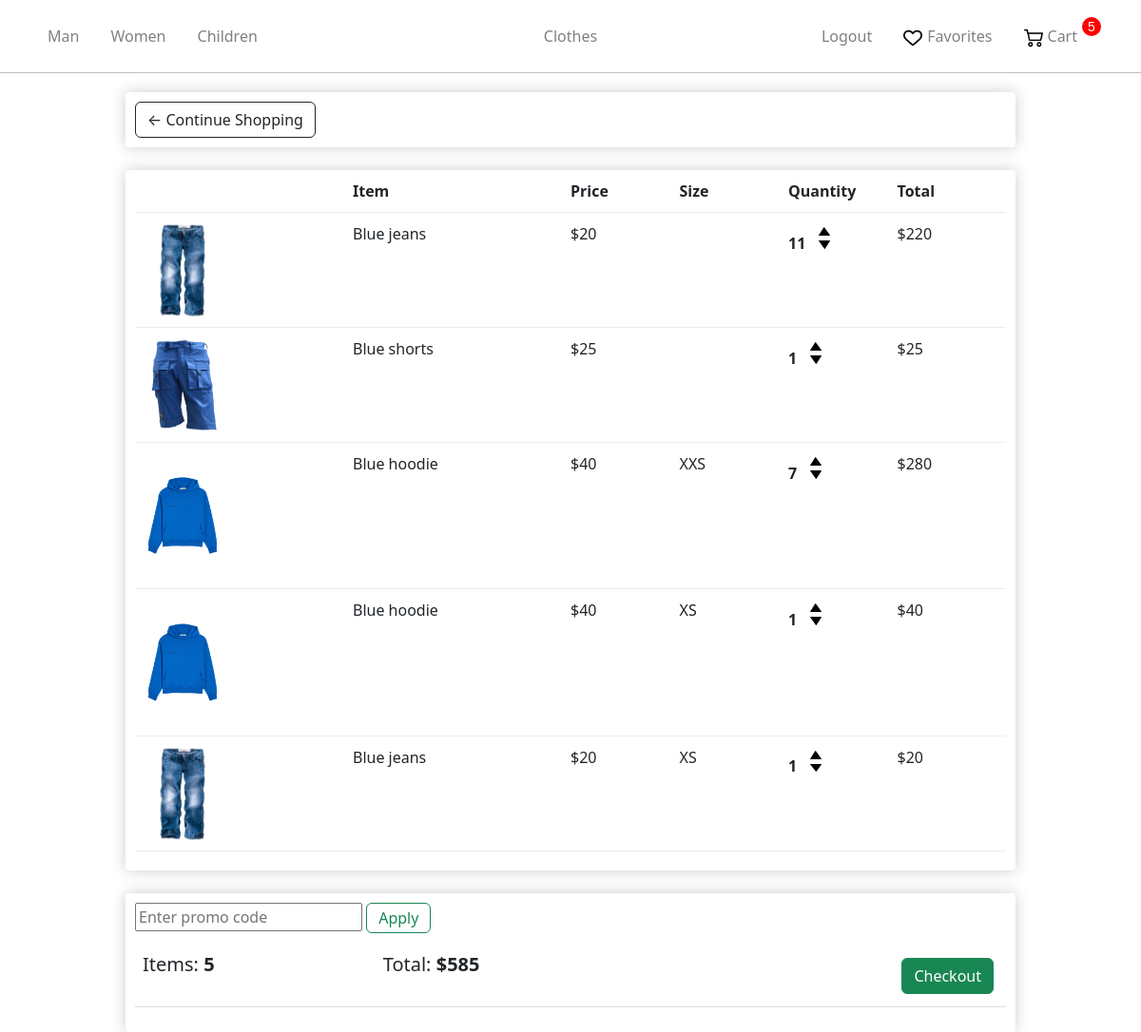
The app's page /cart/ (signed in), older data.
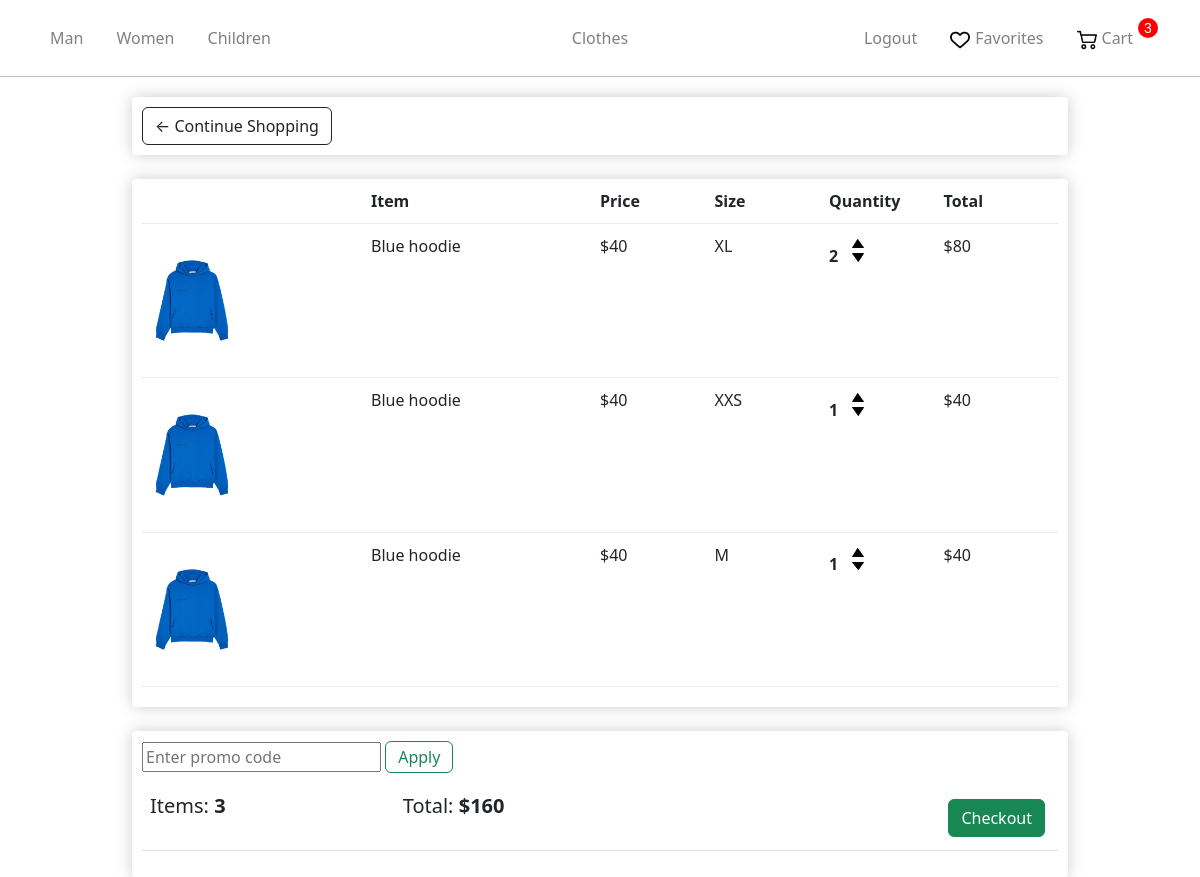
The same page, newer data.
### store/models.py (models this page shows, shortened)
class Gender(models.Model):
    name = models.CharField(max_length=100, db_index=True)
    slug = models.SlugField(max_length=255, unique=True, db_index=True)
    categories_id = models.ManyToManyField('Category')
    def get_absolute_url(self):
        return reverse('gender', kwargs={'gender_slug': self.slug})

class Order(models.Model):
    user = models.ForeignKey('User', on_delete=models.CASCADE)
    products = models.ManyToManyField('OrderProduct')
    time_create = models.DateTimeField(auto_now_add=True)
    ordered = models.BooleanField(default=False)
    address = models.ForeignKey('Address', on_delete=models.SET_NULL, blank=True, null=True)
    promo_code = models.CharField(max_length=50, blank=True)
    discount_percent = models.IntegerField(default=0)
    def get_total(self):
        total = 0
        for order_item in self.products.all():
            total += order_item.get_total_product_price()
        discount = total * self.discount_percent / 100
        return int(total - discount)
    def get_payment_url(self):
        return reverse('landing', kwargs={'order_id': self.pk})

class OrderProduct(models.Model):
    user = models.ForeignKey('User', on_delete=models.CASCADE)
    product = models.ForeignKey('Product', on_delete=models.PROTECT)
    quantity = models.IntegerField(default=1)
    ordered = models.BooleanField(default=False)
    size = models.ForeignKey('Size',on_delete=models.SET_NULL, null=True )
    def get_total_product_price(self):
        return self.quantity * self.product.price

class Product(models.Model):
    AVAILABILITY =(
        ('Y', 'В наличии'),
        ('N', 'Нет в наличии'),
    )
    name = models.CharField(max_length=255)
    slug = models.SlugField(max_length=255, unique=True, db_index=True)
    description = models.TextField(blank=True)
    discount = models.BooleanField(default=False)
    price = models.IntegerField()
    price_discount = models.IntegerField(blank=True)
    photo = models.ImageField(upload_to="photos")
    availability = models.CharField(max_length=1,choices = AVAILABILITY,default = '')
    cat = models.ForeignKey('Category', on_delete=models.PROTECT)
    gender = models.ForeignKey('Gender', on_delete=models.PROTECT)
    sizes = models.ManyToManyField('Size')

class Size(models.Model):
    name = models.CharField(max_length=5)

### store/views.py (the view)
# urls.py: path('cart/', views.cart, name="cart"),
def cart(request):
    if not request.user.is_authenticated:
        return redirect("login")
    context = {}
    context = get_user_context(context, request)
    promo_code = request.GET.get('promo_code')
    if 'reset_promo' in request.GET:
        order = context['order']
        order.discount_percent = 0
        order.save()
    if promo_code:
        discount_percent = apply_promo_code(promo_code)
        if discount_percent:
            order = context['order']
            order.discount_percent = discount_percent
            order.save()
    return render(request, 'store/cart.html', context)

### store/templatetags/store_tags.py (called while the page is built)
@register.simple_tag(name='getquantity')
def get_quantity(order_product_pk, plus):
    return reverse('change_quantity', kwargs={'order_product_pk': order_product_pk, 'plus': plus})

### store/utils.py (called while the page is built)
def get_user_context(dict,request):
    context = dict
    genders = Gender.objects.all()
    ordered = 1
    if not request.user.is_authenticated:
        ordered = 0
    else:
        order_qs = Order.objects.filter(user=request.user, ordered=False)
        if order_qs.exists():
            context["order"] = order_qs[0]
        else:
            ordered = 0
    context["genders"] = genders
    context["gender_selected"] = -1
    context["cat_selected"] = -1
    context["ordered"] = ordered
    return context

### store/templates/store/cart.html (shortened to what this page needs)
{% extends 'store/layout.html' %}
{% load static %}
{% load store_tags %}
{% block content %}
    <link rel="stylesheet" href="{% static 'store/css/CategoriesCartCheckout.css' %}">
	<div class="row">
		<div class="col-lg-12">
			<div class="box-element">
				<a  class="btn btn-outline-dark" href="{% url 'main' %}">&#x2190; Continue Shopping</a>
			</div>
			<br>
			<div class="box-element">
				<div class="cart-row">
					<div style="flex:2"></div>
					<div style="flex:2"><strong>Item</strong></div>
					<div style="flex:1"><strong>Price</strong></div>
					<div style="flex:1"><strong>Size</strong></div>
					<div style="flex:1"><strong>Quantity</strong></div>
					<div style="flex:1"><strong>Total</strong></div>
				</div>
				{%for orderproduct in order.products.all%}
				<div class="cart-row">
					<div style="flex:2"><img class="row-image" src="{{orderproduct.product.photo.url}}"></div>
					<div style="flex:2"><p>{{orderproduct.product.name}}</p></div>
					<div style="flex:1"><p>${{orderproduct.product.price}}</p></div>
					<div style="flex:1"><p>{{orderproduct.size.name}}</p></div>
					<div style="flex:1">
						<p class="quantity">{{orderproduct.quantity}}</p>
						<div class="quantity">
							{% getquantity order_product_pk=orderproduct.pk plus=1 as URL%}
							<a href = "{{URL}}"><img class="chg-quantity" src="../../static/store/img/arrow-up.png"></a>
							{% getquantity order_product_pk=orderproduct.pk plus=0 as URL%}
							<a href = "{{URL}}"><img class="chg-quantity" src="../../static/store/img/arrow-down.png"></a>
						</div>
					</div>
					<div style="flex:1"><p>${{orderproduct.get_total_product_price}}</p></div>
				</div>
				{%endfor%}
			</div>
            <br>
            <div class="box-element">
                <form method="GET" style="margin-bottom: 10px;" action="{% url 'cart' %}">
                    <input type="text" name="promo_code" placeholder="Enter promo code">
                    <button type="submit" class="btn btn-outline-success" style="
                        padding-top: 3px;
                        padding-bottom: 3px;
                        margin-bottom: 3px;
                    ">Apply</button>
                </form>
				<table class="table">
					<tr>
						<th><h5>Items: <strong>{{order.products.count}}</strong></h5></th>
						{% if order.discount_percent %}
                            <th><h5>Total without discount: <strong>${{ order.get_total_without_disc }}</strong></h5></th>
                            <th><h5>Discount: <strong>{{ order.discount_percent }}%</strong></h5></th>
                            <th><h5>Total: <strong>${{ order.get_total }}</strong></h5></th>
                        {% else %}
                            <th><h5>Total: <strong>${{ order.get_total }}</strong></h5></th>
                        {% endif %}
						<th>
							<a style="float:right; margin:5px;" class="btn btn-success" href="{{order.get_payment_url}}">Checkout</a>
						</th>
					</tr>
				</table>
			</div>
		</div>
	</div>
{% endblock %}

### store/templates/store/layout.html (shortened to what this page needs)
{% load static %}
<!doctype html>
<html lang="en">
<head>
    <link rel="stylesheet" href="https://cdn.jsdelivr.net/npm/bootstrap@5.2.3/dist/css/bootstrap.min.css">
    <link rel="stylesheet" href="{% static 'store/css/main.css' %}">
</head>
<body>
    <nav class="navbar navbar-expand-sm navbar-dark main-nav">
    <div class="container justify-content-center">
        <ul class="nav navbar-nav w-100 flex-nowrap">
            {% for gender in genders%}
            <li class="nav-item active">
                {%if gender == gender_selected%}
                <p class="nav-link-selected lk" >{{gender.name}}</p>
                {%else%}
                <a class="nav-link lk" href="{{gender.get_absolute_url}}">{{gender.name}}</a>
                {%endif%}
            {% endfor %}
        </ul>
        <ul class="nav navbar-nav justify-content-center">
            <li class="nav-item"><a class="nav-link" href="{% url 'main' %}">Clothes</a></li>
        </ul>
        <ul class="nav navbar-nav w-100 justify-content-end">
            {% if request.user.is_authenticated %}
            <li class="nav-item">
                <a class="nav-link lk" href="{% url 'logout' %}">Logout</a>
            </li>
            {%endif%}
            <li class="nav-item">
                <a class="nav-link lk icon" href="{% url 'liked' %}"><img src="../../static/store/img/heart.png" alt="Heart Icon">Favorites</a>
            </li>
            <li class="nav-item">
                {%if not ordered%}
                    <p class="cart-total">0</p>
                {%else%}
                    <p class="cart-total">{{order.products.count}}</p>
                {%endif%}
                <a class="nav-link lk icon" href="{% url 'cart' %}"><img src="../../static/store/img/shopping-cart.png" alt="Cart Icon">Cart</a>
            </li>
        </ul>
    </div>
    </nav>
    <hr class="nav">
    {% block content %}
    {% endblock %}
</body>
</html>

Row changes from the older to the newer data that the page shows:
removed OrderProduct: product.photo (picture), product.name "Blue jeans", product.price "20", quantity "11", get_total_product_price "220"
removed OrderProduct: product.photo (picture), product.name "Blue shorts", product.price "25", quantity "1", get_total_product_price "25"
removed OrderProduct: product.photo (picture), product.name "Blue hoodie", product.price "40", size.name "XXS", quantity "7", get_total_product_price "280"
removed OrderProduct: product.photo (picture), product.name "Blue hoodie", product.price "40", size.name "XS", quantity "1", get_total_product_price "40"
removed OrderProduct: product.photo (picture), product.name "Blue jeans", product.price "20", size.name "XS", quantity "1", get_total_product_price "20"
computed for Order: products.count "5" → "3"; get_total "585" → "160"
added OrderProduct: product.photo (picture), product.name "Blue hoodie", product.price "40", size.name "XL", quantity "2", get_total_product_price "80"
added OrderProduct: product.photo (picture), product.name "Blue hoodie", product.price "40", size.name "XXS", quantity "1", get_total_product_price "40"
added OrderProduct: product.photo (picture), product.name "Blue hoodie", product.price "40", size.name "M", quantity "1", get_total_product_price "40"
